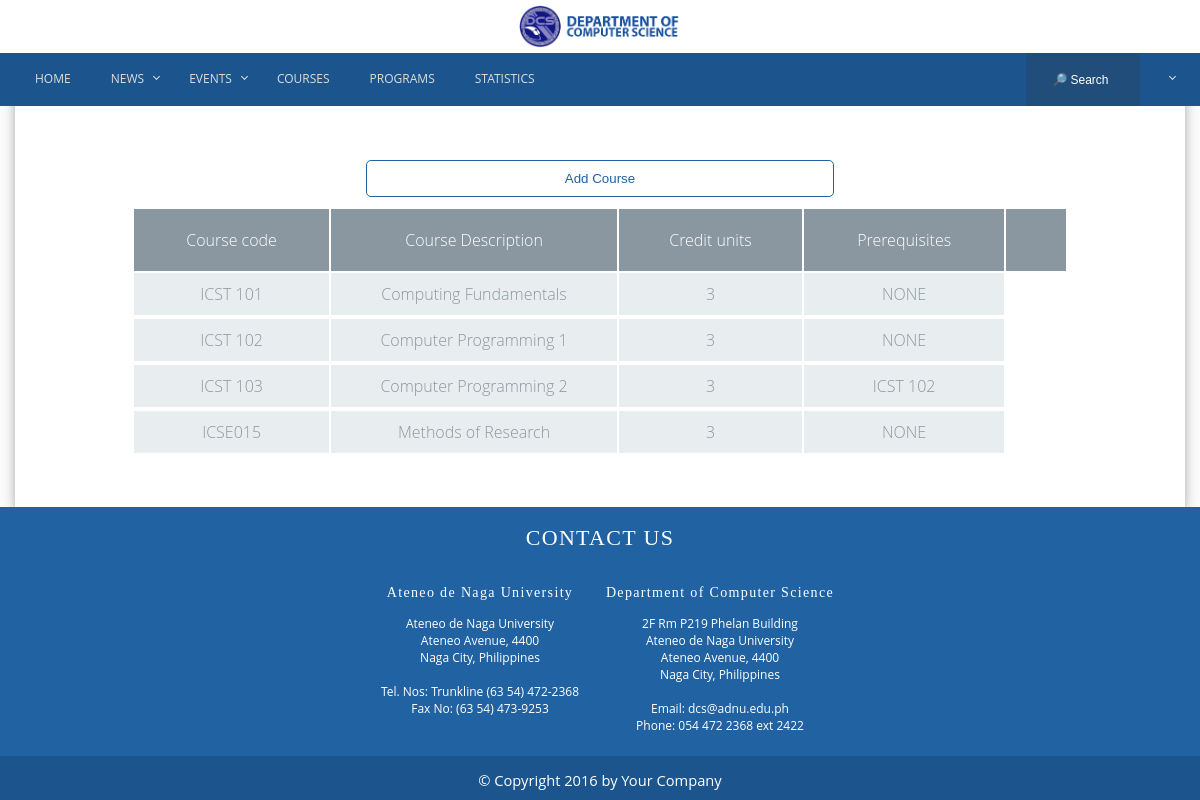
The app's page /program/course_list.php with its own data.
### tables this page shows
CREATE TABLE `course` (
  `course_id` int(11) NOT NULL,
  `course_code` varchar(20) DEFAULT NULL,
  `course_name` varchar(100) DEFAULT NULL,
  `credit_units` int(11) DEFAULT NULL,
  `course_description` varchar(1000) DEFAULT NULL
);

### program/course_list.php (the view, shortened to what this page needs)
<?php
	require('connection.php');
	require('header.php');
	require('navbar.php');
	$sql = "SELECT * FROM course";
	$courses = mysqli_query($conn, $sql);
?>
<div class="container">
	<div class="content-wrapper" style="padding: 150px 0px 50px 0px">
		<?php if ($_SESSION['user_type'] == 0 || $_SESSION['user_type'] == 1 || $_SESSION['user_type'] == 2 || $_SESSION['user_type'] == 3 || $_SESSION['user_type'] == 5) {
			echo '<form style="padding: 0px"class="addeve" action="add_course.php" method="POST">';
			echo '	<input type="submit" name="add_course_btn" value="Add Course">';
			echo '</form>';
		} ?>
		<table class="course-table">
			<tr>
				<th>Course code</th>
				<th>Course Description</th>
				<th>Credit units</th>
				<th>Prerequisites<th>
			</tr>
			<?php
				while($course = mysqli_fetch_array($courses)) {
					$pre = "";
					$sql = "SELECT * FROM prerequisite WHERE course_id=".$course['course_id'];
					$prereqs = mysqli_query($conn, $sql);
					while($prereq = mysqli_fetch_array($prereqs)) {
						$sql = "SELECT * FROM course WHERE course_id=" . $prereq['course_id_pre'];
						$pcourses = mysqli_query($conn, $sql);
						$pcourse = mysqli_fetch_array($pcourses);
						$pre .= $pcourse['course_code'];
					}
					if($pre == "")
						$pre = "NONE";
					echo
					"<tr> " .
						"<td>" . $course['course_code'] ."</td>" .
						"<td>" . $course['course_name'] ."</td>" .
						"<td>" . $course['credit_units'] ."</td>" .
						"<td>" . $pre ."</td>" .
					"<tr>";
			} ?>
		</table>
	</div>
</div>
<?php
	require('footer.php');
?>

### program/functionalities/css/contactus.css (style rules this page uses)
input, textarea, select { border: none; outline: none; resize: none; width: 100%; -moz-appearance: none; -webkit-appearance: none; }

### program/css/styles.css (style rules this page uses)
body, html { margin: 0; padding: 0; overflow-x: hidden; }
.container { padding-right:15px; padding-left:15px; margin: 0 auto; }
@media (min-width:768px) { .container { width:750px } }
@media (min-width:992px) { .container { width:970px } }
@media (min-width:1200px) { .container { width:1170px } }
body { font-family: 'Open Sans', sans-serif; text-align: justify; font-size: 11pt; }
table { text-align: center; max-width: 960px; margin: 10px auto; }
th { font-weight: 400; background: #8a97a0; color: #FFF; }
tr { background: none; border-bottom: 1px solid #f4f7f8; margin-bottom: 5px; }
tr:nth-child(even) { background: #e8eeef; }
tr:nth-child(odd) { background: #f4f7f8; }
th, td { padding: 20px; font-weight: 300; }
td { padding: 10px 2px; color: #8a97a0; }

### program/css/navbar-footer.css (style rules this page uses)
input { outline: none; }

### program/css/events.css (style rules this page uses)
.content-wrapper { box-shadow: 0 4px 8px 0 rgba(0, 0, 0, 0.2), 0 6px 20px 0 rgba(0, 0, 0, 0.19); }

### program/css/addevent.css (style rules this page uses)
.addeve { margin: 0 auto; padding-top: 10%; width: 40%; }
.addeve input, .addeve textarea, .addeve select { border: 1px solid #A9a9a9; padding: 10px; border: 1px solid #2062a2; background: none; border-radius: 5px; margin: 10px auto; }
.addeve input[type="submit"] { color: #2062a2; }

### program/css/custom-program.css (style rules this page uses)
.course-table { width: 80%; margin: auto; }

### records on screen
course: course_code "ICST 101", course_name "Computing Fundamentals", credit_units "3", pre "NONE"
course: course_code "ICST 102", course_name "Computer Programming 1", credit_units "3", pre "NONE"
course: course_code "ICST 103", course_name "Computer Programming 2", credit_units "3", pre "ICST 102"
course: course_code "ICSE015", course_name "Methods of Research", credit_units "3", pre "NONE"
